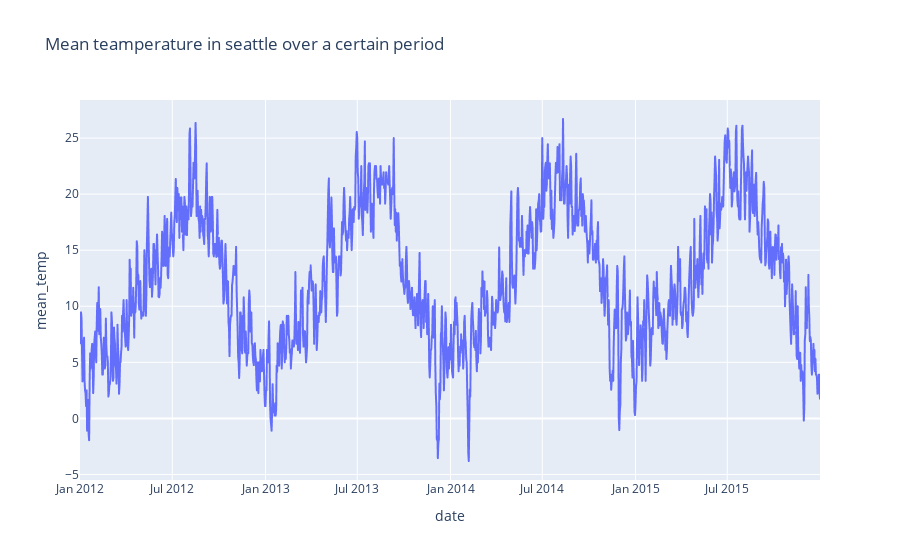

The notebook cell saved with this chart:
### Code cell
figure = px.line(df, x="date", y="mean_temp", title = "Mean teamperature in seattle over a certain period")
figure.show()

### Figure 1 — Plotly figure (JSON) as saved in the notebook; plotly's stock layout.template omitted (floating-point values rounded to 4 significant figures; data arrays with more than 128 entries replaced by an {"elided": "..."} marker saying what was removed)
{"data": [{"hovertemplate": "date=%{x}<br>mean_temp=%{y}<extra></extra>", "legendgroup": "", "line": {"color": "#636efa", "dash": "solid"}, "marker": {"symbol": "circle"}, "mode": "lines", "name": "", "showlegend": false, "type": "scattergl", "x": {"elided": "1461 str values"}, "xaxis": "x", "y": {"elided": "1461 float values"}, "yaxis": "y"}], "layout": {"legend": {"tracegroupgap": 0}, "title": {"text": "Mean teamperature in seattle over a certain period"}, "xaxis": {"anchor": "y", "domain": [0, 1], "title": {"text": "date"}}, "yaxis": {"anchor": "x", "domain": [0, 1], "title": {"text": "mean_temp"}}}}
